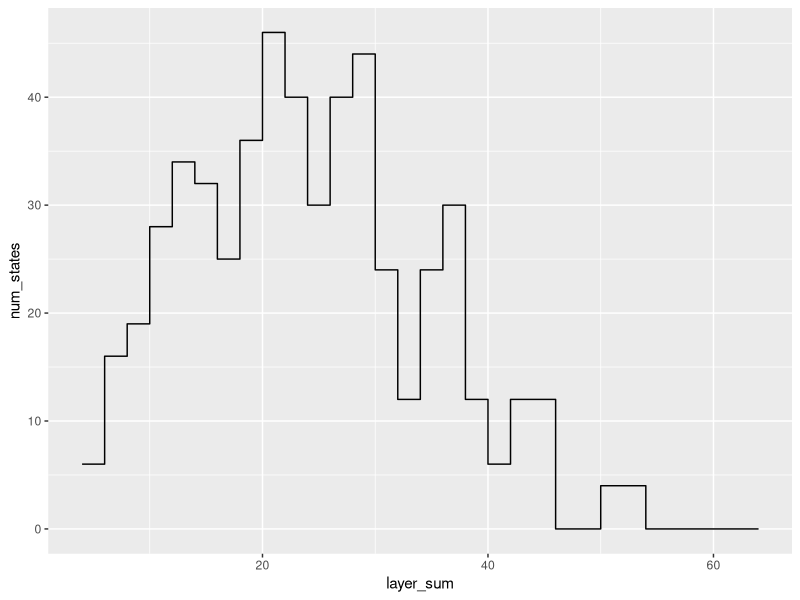
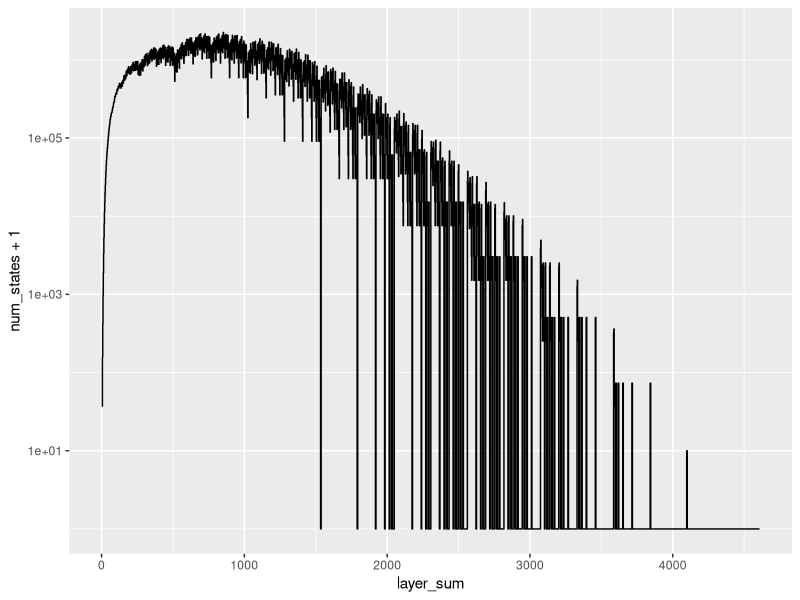
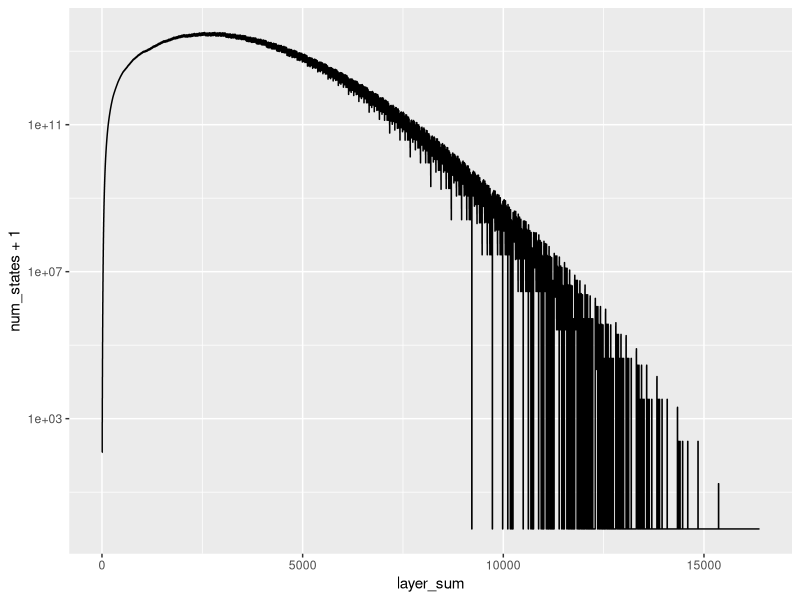
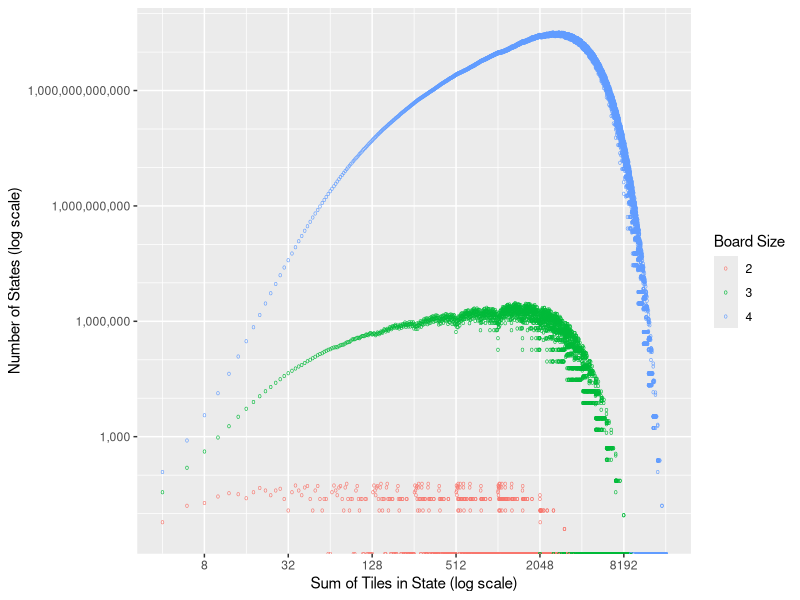
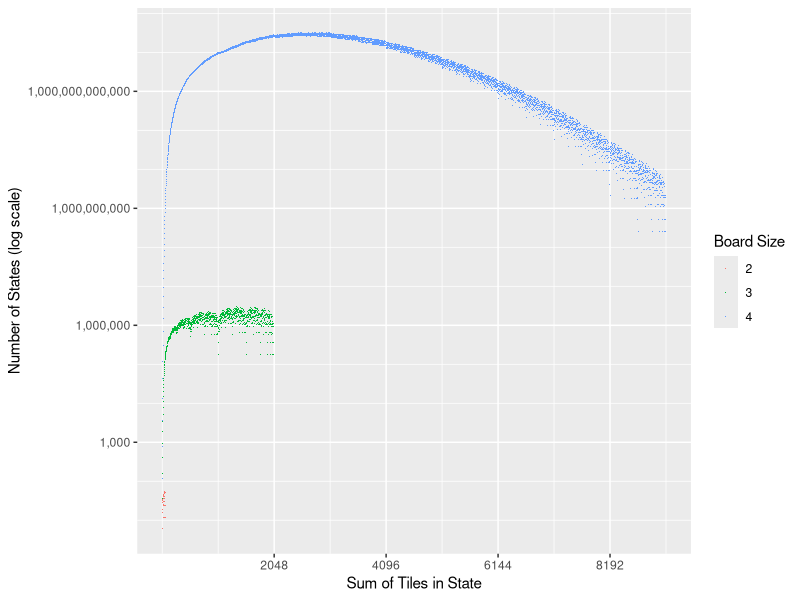
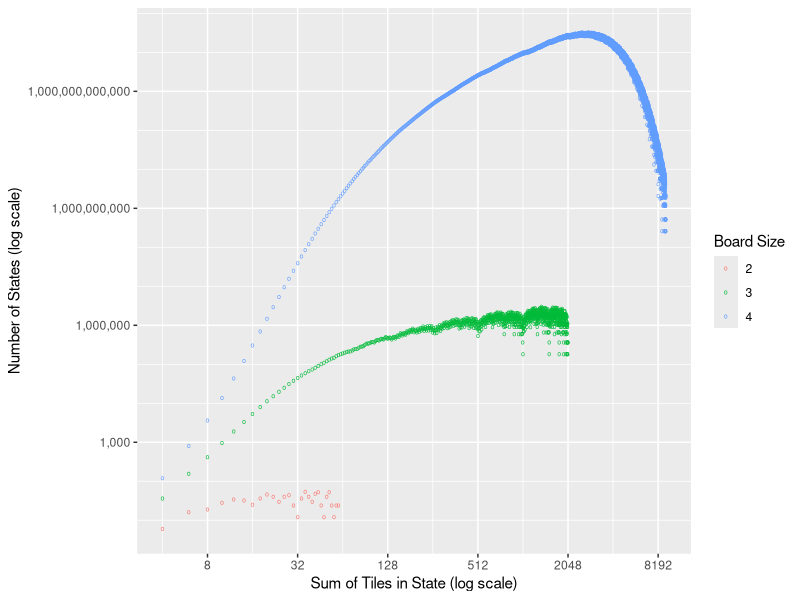
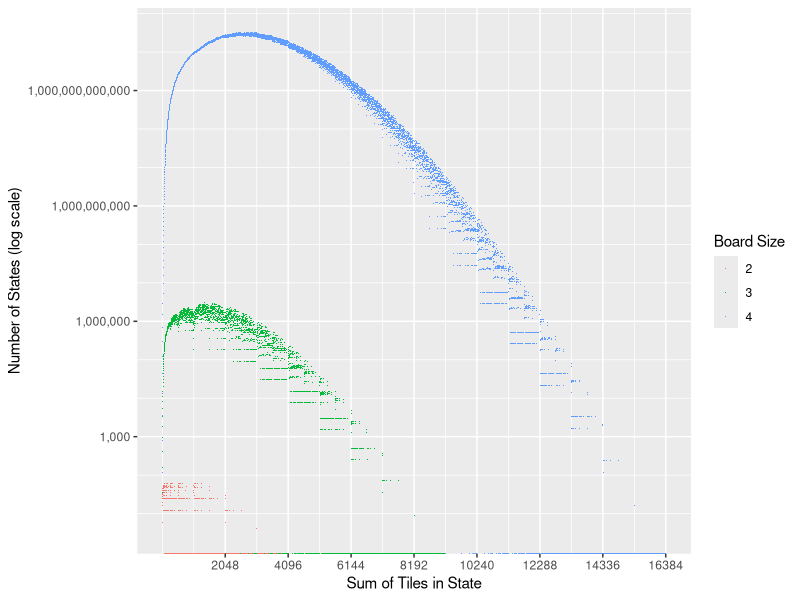

Recreate these plots in R, in order.
library(ggplot2)

d <- read.csv('layers.csv')

ggplot(
  subset(d, board_size == 2 & max_exponent == 5),
  aes(layer_sum, num_states)) +
  geom_step()

ggplot(
  subset(d, board_size == 3 & max_exponent == 10),
  aes(layer_sum, num_states + 1)) +
  scale_y_continuous(trans='log10') +
  geom_step()

ggplot(
  subset(d, board_size == 4 & max_exponent == 11),
  aes(layer_sum, num_states + 1)) +
  scale_y_continuous(trans='log10') +
  geom_step()

png('layers_summary.png', width = 8, height = 4, units = 'in', res = 2*72)
ggplot(
  subset(
    d,
    (
      (board_size == 2 & max_exponent == 11) |
      (board_size == 3 & max_exponent == 11) |
      (board_size == 4 & max_exponent == 11)
    )),
  aes(x = layer_sum, y = num_states, color = factor(board_size))) +
  geom_point(shape = '.') +
  scale_color_discrete(name = 'Board Size') +
  scale_x_continuous(
    breaks = 2048 * seq(1, 8)) +
  scale_y_continuous(
    trans = 'log10',
    labels = function (n) format(n, scientific = FALSE, big.mark = ','),
    breaks = 10 ** seq(3, 15, by = 3),
    minor_breaks = 10 ** seq(1, 16)) +
  xlab('Sum of Tiles in State') +
  ylab('Number of States (log scale)')
dev.off()

#
# Alternative view: log-log plot that compresses the upper end of the scale.
#

ggplot(
  subset(
    d,
    (
      (board_size == 2 & max_exponent == 11) |
      (board_size == 3 & max_exponent == 11) |
      (board_size == 4 & max_exponent == 11)
    )),
  aes(x = layer_sum, y = num_states, color = factor(board_size))) +
  geom_point(shape = 'o') +
  scale_color_discrete(name = 'Board Size') +
  scale_x_continuous(
    trans = 'log2',
    breaks = 2 ** seq(1, 14, by = 2)) +
  scale_y_continuous(
    trans = 'log10',
    labels = function (n) format(n, scientific = FALSE, big.mark = ','),
    breaks = 10 ** seq(3, 15, by = 3),
    minor_breaks = 10 ** seq(1, 16)) +
  xlab('Sum of Tiles in State (log scale)') +
  ylab('Number of States (log scale)')

#
# Peak values.
#

format(
  max(subset(d, board_size == 2)$num_states),
  scientific = FALSE, big.mark = ',')
format(
  max(subset(d, board_size == 3)$num_states),
  scientific = FALSE, big.mark = ',')
format(
  max(subset(d, board_size == 4)$num_states),
  scientific = FALSE, big.mark = ',')

#
# Truncation: if there are two consecutive zeros, we cannot play beyond the
# last sum before those two consecutive zeros. To do so, we'd need to add 6
# to the sum in a single move, which is not possible.
#

findFirstZeroPair <- function (xs) {
  i <- 1:(length(xs) - 1)
  which.max(xs[i] == 0 & xs[i + 1] == 0) - 1
}
stopifnot(findFirstZeroPair(c(1, 0, 0)) == 1)
stopifnot(findFirstZeroPair(c(1, 2, 0, 0)) == 2)
stopifnot(findFirstZeroPair(c(1, 0, 1, 0, 0)) == 3)
stopifnot(findFirstZeroPair(c(1, 0, 1, 0, 0, 0)) == 3)
stopifnot(findFirstZeroPair(c(1, 0, 1, 0, 0, 1, 0, 0)) == 3)

maxSum2 <- with(
  subset(d, board_size == 2 & max_exponent == 11),
  layer_sum[findFirstZeroPair(num_states)]
)
maxSum2

maxSum3 <- with(
  subset(d, board_size == 3 & max_exponent == 11),
  layer_sum[findFirstZeroPair(num_states)]
)
maxSum3

maxSum4 <- with(
  subset(d, board_size == 4 & max_exponent == 11),
  layer_sum[findFirstZeroPair(num_states)]
)
maxSum4

#
# Plot the truncated layer dataset.
#

dTruncated <- read.csv('layers_truncated.csv')
ggplot(
  subset(
    dTruncated,
    (
      (board_size == 2 & max_exponent == 11) |
      (board_size == 3 & max_exponent == 11) |
      (board_size == 4 & max_exponent == 11)
    )),
  aes(x = layer_sum, y = num_states, color = factor(board_size))) +
  geom_point(shape = '.') +
  scale_color_discrete(name = 'Board Size') +
  scale_x_continuous(
    breaks = 2048 * seq(1, 8)) +
  scale_y_continuous(
    trans = 'log10',
    labels = function (n) format(n, scientific = FALSE, big.mark = ','),
    breaks = 10 ** seq(3, 15, by = 3),
    minor_breaks = 10 ** seq(1, 16)) +
  xlab('Sum of Tiles in State') +
  ylab('Number of States (log scale)')

#
# And let's see it in log-log.
#

ggplot(
  subset(
    dTruncated,
    (
      (board_size == 2 & max_exponent == 11) |
      (board_size == 3 & max_exponent == 11) |
      (board_size == 4 & max_exponent == 11)
    )),
  aes(x = layer_sum, y = num_states, color = factor(board_size))) +
  geom_point(shape = 'o') +
  scale_color_discrete(name = 'Board Size') +
  scale_x_continuous(
    trans = 'log2',
    breaks = 2 ** seq(1, 14, by = 2)) +
  scale_y_continuous(
    trans = 'log10',
    labels = function (n) format(n, scientific = FALSE, big.mark = ','),
    breaks = 10 ** seq(3, 15, by = 3),
    minor_breaks = 10 ** seq(1, 16)) +
  xlab('Sum of Tiles in State (log scale)') +
  ylab('Number of States (log scale)')
